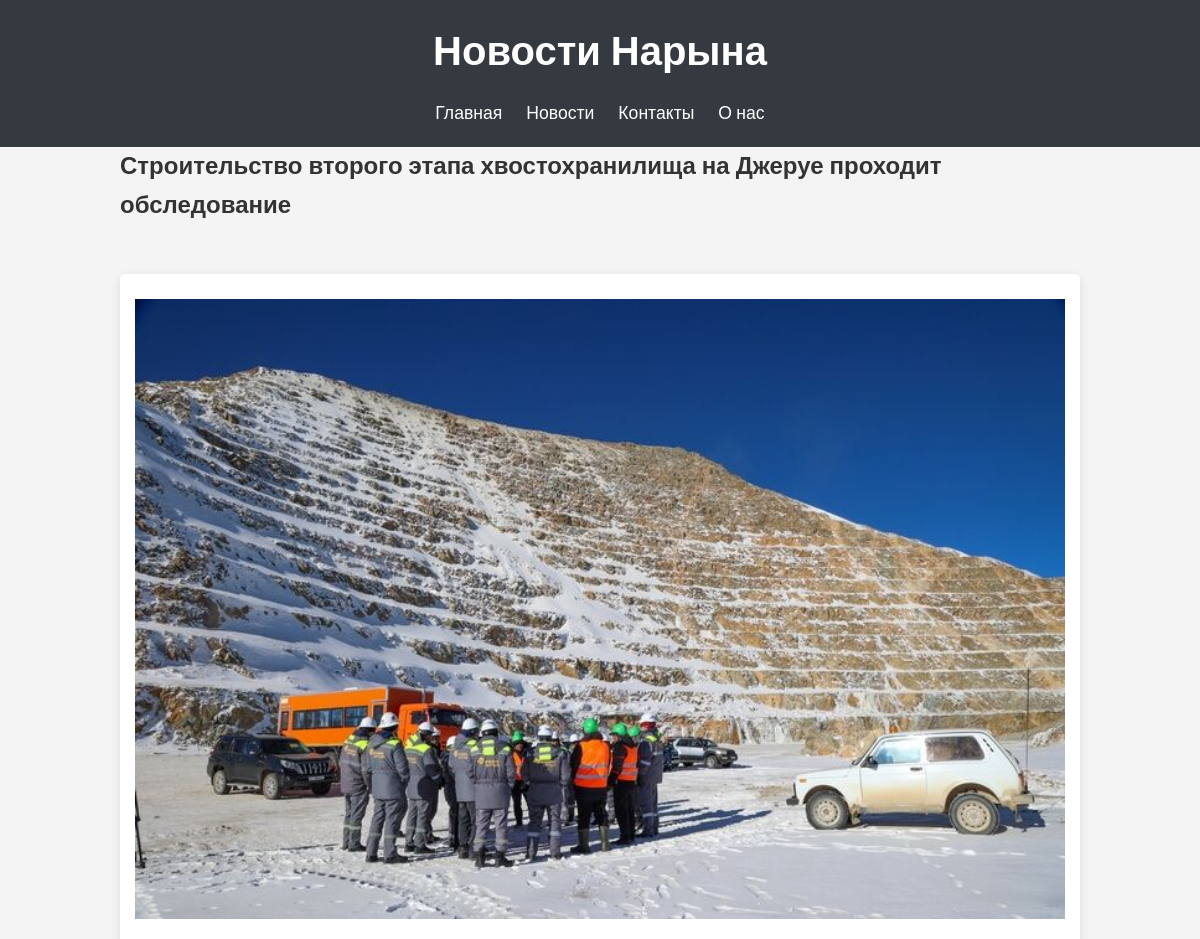
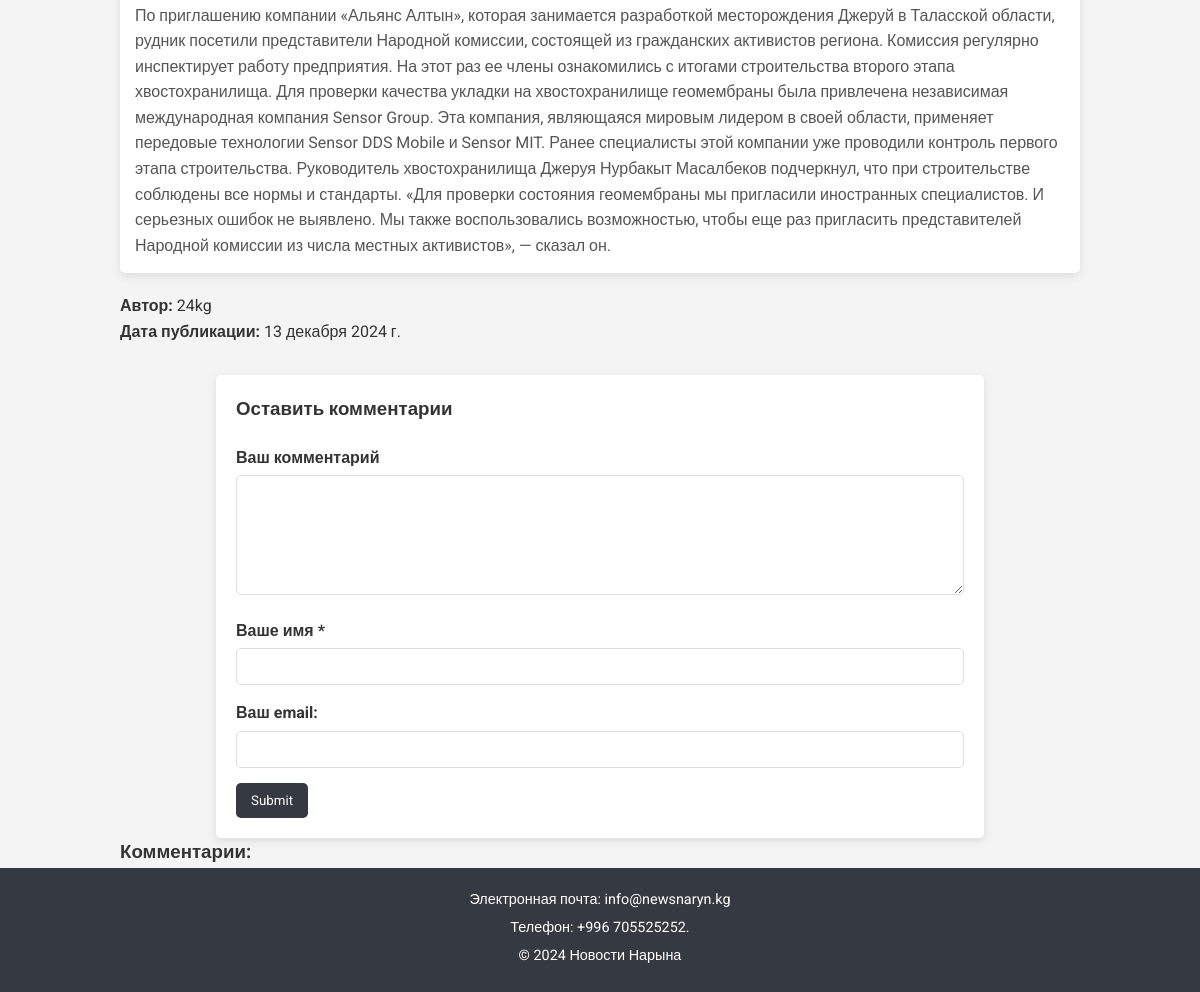
/1/, run on the app's committed database (2 pictures, top to bottom).
### blog/models.py (models this page shows, shortened)
class News(models.Model):
    title = models.CharField('Заголовок записи', max_length=250)
    annotation = models.TextField('Аннотация')
    description = models.TextField('Текст записи')
    author = models.CharField('Автор', max_length=100)
    date = models.DateField('Дата публикации')
    img = models.ImageField('Изображение', upload_to='image/%Y', blank=True, null=True)
    video = models.FileField('Видео', upload_to='video/%Y', blank=True, null=True)
    class Meta:
        verbose_name = 'Запись'
        verbose_name_plural = 'Записи'

### blog/views.py (the view)
# urls.py: path('<int:pk>/', views.Post_DetailView.as_view()),
class Post_DetailView(View):
    def get(self, request, pk):
        posts = News.objects.get(id=pk)
        return render(request, 'blog/post_detail.html', {'post': posts})

### templates/blog/post_detail.html (shortened to what this page needs)
{% load static %}
<!DOCTYPE html>
<html lang="ru">
<head>
    <link rel="stylesheet" href="{% static 'blog/css/style2.css' %}">
</head>
<body>
    <header>
        <h1>Новости Нарына</h1>
        <nav>
            <a href="/">Главная</a>
            <a href="#news">Новости</a>
            <a href="#contacts">Контакты</a>
            <a href="#about">О нас</a>
        </nav>
    </header>
    <div class="container">
        <h2>{{ post.title }}</h2>
        <section id="news" class="section">
            <div id="news-container">
                <div class="news-card" onclick="openModal('modal1')">
                    <img src="{{ post.img.url }}" alt="" width="60%">
                    <p>{{ post.description }}</p>
                </div>
                <div class="-container">
                    <b>Автор:</b> {{ post.author}} <br>
                    <b>Дата публикации:</b> {{ post.date }} <br>
                </div>
            </div>
        </section>
        <section>
            <div class="container">
                <div class="form-comment">
                    <h3>Оставить комментарии</h3>
                    <div>
                        <form action="{% url 'add_comments' post.id %}" method="post">
                            <div>
                                <label>Ваш комментарий</label>
                                <textarea name="text_comment"></textarea>
                            </div>
                            <div>
                                <label>Ваше имя *</label>
                                <input type="text" name="name">
                            </div>
                            <div>
                                <label>Ваш email:</label>
                                <input type="email" name="email">
                            </div>
                            <div>
                                 <input type="submit">
                            </div>
                        </form>
                    </div>
                </div>
            </div>
        </section>
        <section>
            <div>
                <h3>Комментарии:</h3>
            </div>
        </section>
    </div>
    <footer>
        <p>Электронная почта: info@newsnaryn.kg</p>
        <p>Телефон: +996 705525252.</p>
        <p>&copy; 2024 Новости Нарына</p>
    </footer>
</body>
</html>

### static/blog/css/style2.css (style rules this page uses)
* { margin: 0; padding: 0; box-sizing: border-box; font-family: 'Roboto', sans-serif; }
body { background-color: #f4f4f4; color: #333; line-height: 1.6; }
header { background: #343a40; color: white; padding: 20px; text-align: center; }
header h1 { margin-bottom: 15px; font-size: 2.5em; }
nav { margin-top: 10px; }
nav a { color: #fff; text-decoration: none; margin: 0 10px; font-size: 1.1em; }
.container { width: 80%; margin: 0 auto; }
.news-card { background: white; padding: 15px; margin-bottom: 20px; border-radius: 5px; cursor: pointer; box-shadow: 0 3px 10px rgba(0, 0, 0, 0.1); transition: transform 0.2s; }
.news-card img { width: 100%; height: auto; margin-top: 10px; }
.news-card p { margin-top: 15px; color: #555; }
.section { margin-top: 50px; }
.form-comment { background: #fff; padding: 20px; margin-top: 30px; border-radius: 5px; box-shadow: 0 3px 10px rgba(0, 0, 0, 0.1); }
.form-comment h3 { margin-bottom: 20px; }
.form-comment label { display: block; font-weight: bold; margin-bottom: 5px; }
.form-comment textarea, .form-comment input[type="text"], .form-comment input[type="email"] { width: 100%; padding: 10px; margin-bottom: 15px; border: 1px solid #ddd; border-radius: 5px; }
.form-comment textarea { resize: vertical; height: 120px; }
.form-comment input[type="submit"] { background-color: #343a40; color: white; padding: 10px 15px; border: none; border-radius: 5px; cursor: pointer; }
footer { background-color: #343a40; color: white; text-align: center; padding: 20px 0; font-size: 0.9em; }
footer p { margin-bottom: 5px; }

### data on the page
News: title "Строительство второго этапа хвостохранилища на Джеруе проходит обследование", img (picture), description "По приглашению компании «Альянс Алтын», которая занимается разработкой месторождения Джеруй в Таласской области, рудник посетили представители Народной комиссии, состоящей из гражданских активистов региона. Комиссия регулярно инспектирует работу предприятия. На этот раз ее члены ознакомились с итогами строительства второго этапа хвостохранилища. Для проверки качества укладки на хвостохранилище геомембраны была привлечена независимая международная компания Sensor Group. Эта компания, являющаяся мировым лидером в своей области, применяет передовые технологии Sensor DDS Mobile и Sensor MIT. Ранее специалисты этой компании уже проводили контроль первого этапа строительства. Руководитель…", author "24kg", date "13 декабря 2024 г."
